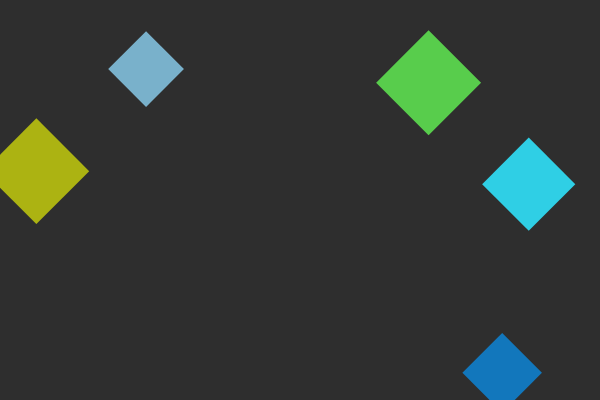
Frame 1 (no input)
Frame 60 (no input): identical to frame 1, image omitted
Frame 120 (the mouse pressed at the canvas centre since frame 60): identical to frame 1, image omitted

The p5.js sketch that drew this single still picture (run headless with seeded random() and noise() and a simulated clock; from frame 60 on, the mouse is pressed at the canvas centre):

// p5.js sketch
// ── sketch.js
const symbols = [];

function setup() {
  createCanvas(600, 400);
  for (let i = 0; i < 5; i++) {
    symbols.push(new MayanSymbol(random(width), random(height)));
  }
}

function draw() {
  background('#2E2E2E'); // Dark Gray background for the canvas

  for (let symbol of symbols) {
    symbol.display();
  }
}

class MayanSymbol {
  constructor(x, y) {
    this.x = x;
    this.y = y;
    this.size = random(30, 60);
    this.color = color(random(255), random(255), random(255));
  }

  display() {
    fill(this.color);
    noStroke();

    // Simple geometric shape resembling a Mayan symbol
    beginShape();
    vertex(this.x, this.y - this.size);
    vertex(this.x + this.size, this.y);
    vertex(this.x, this.y + this.size);
    vertex(this.x - this.size, this.y);
    endShape(CLOSE);
  }
}
